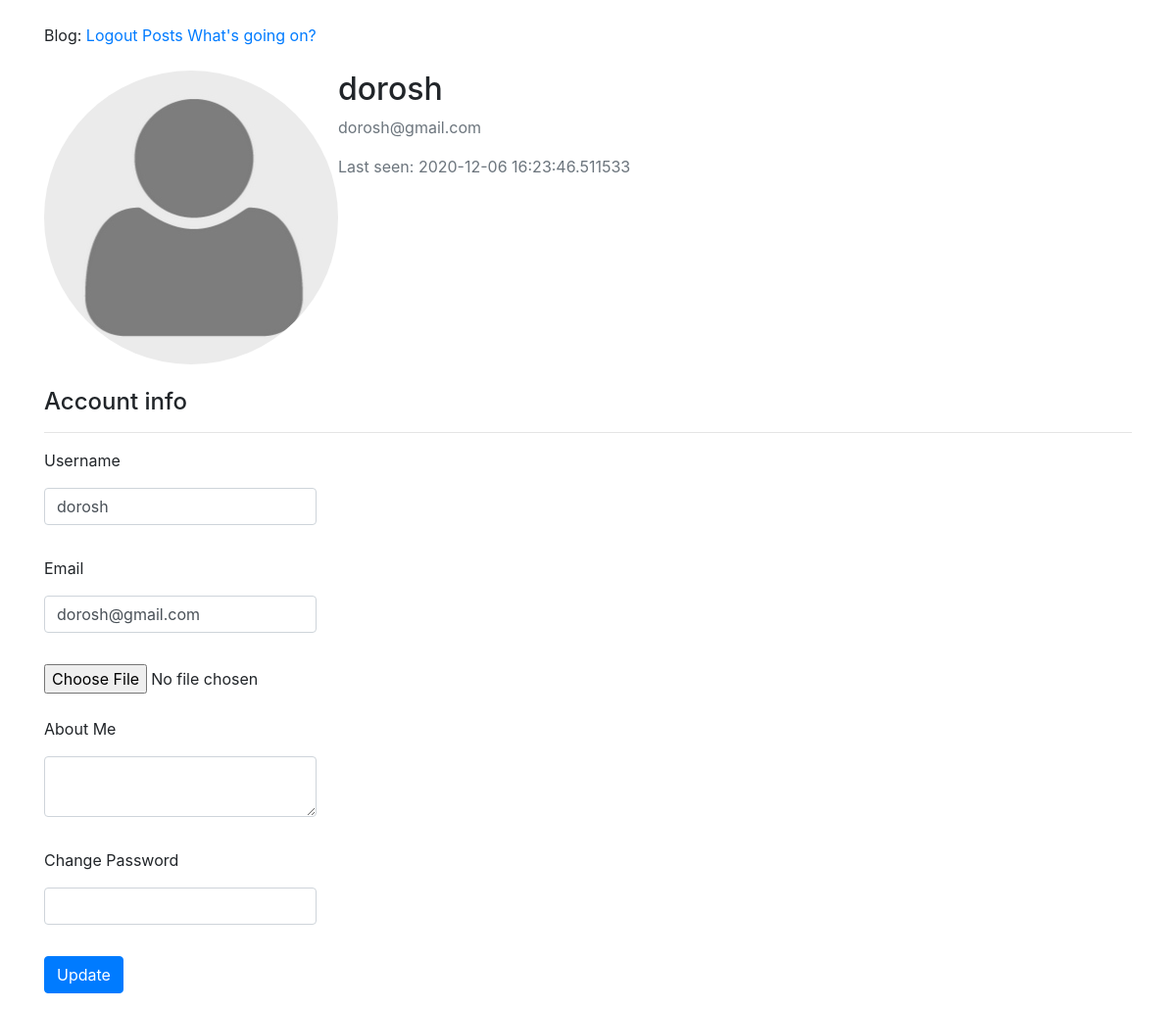
/account/ (signed in), run on an earlier commit of the app's database.
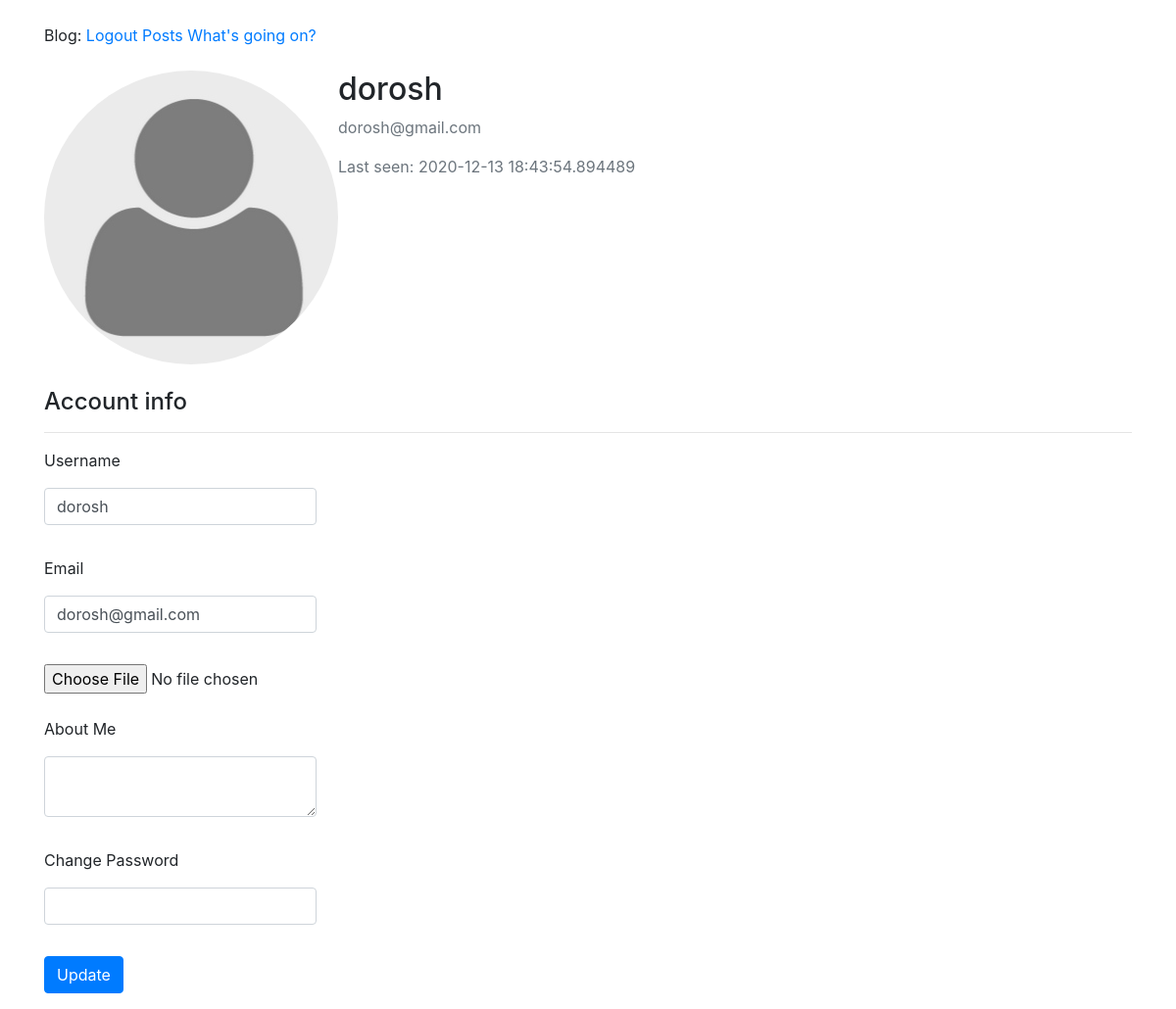
And on a later commit of the database.
### app/models.py (models this page shows, shortened)
class User(UserMixin, db.Model):
    id = db.Column(db.Integer, primary_key=True)
    username = db.Column(db.String(64), index=True, unique=True)
    email = db.Column(db.String(120), index=True, unique=True)
    image_file = db.Column(db.String(20), nullable=False, default = 'default.jpg')
    about_me = db.Column(db.String(200), nullable=True)
    last_seen = db.Column(db.DateTime, default=datetime.utcnow)
    password_hash = db.Column(db.String(128))
    admin = db.Column(db.Boolean, default=False)
    posts = db.relationship('Post', backref='author', lazy='dynamic')

### app/blueprints/account/views.py (the view)
@ab.route('/account/', methods=['GET', 'POST'])
@login_required
def account():
    form = UpdateAccountForm()
    if form.validate_on_submit():
        if form.picture.data:
            picture_file = save_picture(form.picture.data)
            current_user.image_file = picture_file
        current_user.username = form.username.data
        current_user.email = form.email.data
        current_user.about_me = form.about_me.data
        current_user.set_password(form.password.data)
        db.session.commit()
        flash('Your account has been updated!', 'success')
        return redirect(url_for('account.account'))
    elif request.method == 'GET':
        form.username.data = current_user.username
        form.email.data = current_user.email
        form.about_me.data = current_user.about_me
        form.password.data = current_user.password_hash
    image_file = url_for('static', filename=f'profile_pics/{current_user.image_file}')
    return render_template('account/account.html', title='Account', image=image_file, form=form)

### app/forms.py (shortened to what this page needs)
class UpdateAccountForm(FlaskForm):
    username = StringField('Username', validators=[Length(min=4, max=25,
                                              message='This field length must be between 4 and 25 characters'),
                                              DataRequired('This field is required'),
                                              Regexp('^[A-Za-z][A-Za-z0-9_.]*$', 0,
                                              'Username must have only '
                                              'letters, numbers, dots or '
                                              'underscores')])
    email = StringField('Email', validators=[DataRequired(), Email()])
    picture = FileField('Update Picture', validators=[FileAllowed(['jpg', 'png'])])
    about_me = TextAreaField('About Me', validators=[Length(min=0, max=200)])
    password = PasswordField('Change Password', validators=[Length(min=6, message='This field length must be more 5 characters')])
    submit = SubmitField('Update')

### app/blueprints/account/templates/account/account.html (shortened to what this page needs)
{% extends "base.html" %}
{% from "_render_field.html" import render_field %}
{% block content %}
    <br>
    <div class="content-section">
        <div class="media">
            <img class="rounded-circle account-img" src="{{image}}">
            <div class="media-body">
                <h2 class="account-heading">{{ current_user.username }}</h2>
                <p class="text-secondary">{{ current_user.email }}</p>
                <p class="text-secondary">Last seen: {{ current_user.last_seen }}</p>
            </div>
        </div>
        <br>
        <form method="POST" action="{{url_for('account.account', next=request.args.get('next'))}}" enctype="multipart/form-data">
            <p class="h4">Account info</p>
            <hr>
            <div class="md-form form-group w-25">
                {{ render_field(form.username) }}
                {{ render_field(form.email) }}
                {{ form.picture }}<br><br>
                {{ render_field(form.about_me) }}
                {{ render_field(form.password) }}
                {{ form.submit(class_="btn btn-primary") }}
            </div>
        </form>
    </div>
{% endblock %}

### app/templates/_render_field.html
{% macro render_field(field) %}
 <label>{{ field.label }}</label>
{% if field.errors %}
<dd>{{ field(class_="form-control", style="background-color: red;", **kwargs) | safe }}
        <ul>
        {% for error in field.errors %}
        <li  class="list-group-item list-group-item-danger"> {{error}} </li>
        {% endfor %}
        </ul>
{% else %}
<dd> {{ field(class_="form-control", **kwargs) | safe }} </dd>
<br>
{% endif %}
{% endmacro %}

What changed in the data, as far as the page shows it:
changed User "dorosh": last_seen "2020-12-06 16:23:46.511533" → "2020-12-13 18:43:54.894489"
